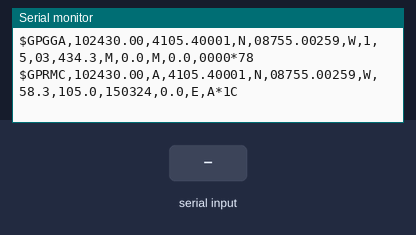
Bench run of a sketch on a simulated Teensy 3. Shown: the last lines printed to the serial monitor. The test bench sets the inputs (shaded band). The local clock reads 2024-03-15 10:24:30 at power-on unless the sketch sets it.

Above: at 1.3 s.
1.4 s: "90,45\n" received over Serial
At 2.2 s:
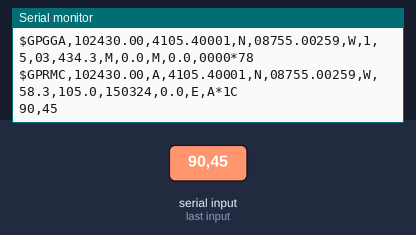
2.9 s: "5\n" received over Serial
At 3.4 s:
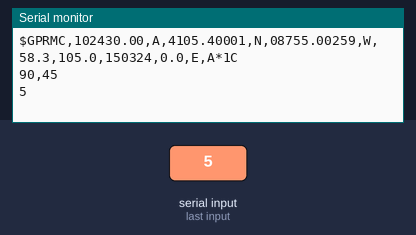

Measured:
- after the input at 1.4 s, the serial monitor: prints a new line at once (image 1)
- after the input at 2.9 s, the serial monitor: prints a new line at once (image 2)

The sketch:

SimpleGPSEmu.ino
```cpp
/*
 * SimpleGPSEmu - GPS NMEA source emulator produces GGA and RMC
 * sentences.
 */

 /*
  * Syncing to the PC only works if Teensy is programmed. If it is
  * powered down it will come back up at approximately the time it
  * was powered down.
  *
  */

#include <MsTimer2.h>
#include <TimeLib.h>
/*
 * $GPGGA,105506.00,4104.90288,N,08753.60184,W,1,5,03,1154.3,M,0.0,M,0.0,0000*45
 * $GPGGA,hhmmss.ss,llll.lllll,a,nnnnn.nnnnn,b,t,uu,v.v,w.w,M,x.x,M,y.y,zzzz*hh <CR><LF>
 * $GPRMC,105506.00,A,4104.90288,N,08753.60184,W,58.32,105.0,141017,0.0,E,A*22
 * $GPRMC,hhmmss.ss,A,llll.lllll,a,yyyyy.yyyyy,a,x.x,x.x,xxxxxx,x.x,a,i*hh<CR><LF>
 */

// Koerner Aviation coordinates:
const float startLat = 41.09; // degrees
const float startLon = -87.9167100; // degrees
const float startAlt = 434.3; // m

const float vAscent = 6; // m/sec
const float vDescent = -10; // m/sec
const float altBurst = 3e4; // m
const int tUpdate = 10; // seconds
const int speedup = 1;

const float earth_radius = 6.7E6; // m
const float latScale = 1.124E5; // m/deg
const float knots2mps = 0.51444444444;
const float ft2m = 0.3048;
const float deg2rad = 3.1415927 / 180.0;

boolean isBurst;
byte inByte;
char inChar;
boolean timesUp;
float vWind = 30; // m/sec
float vWindAngle = 105; // 0-360 deg east of north => tan( vx/vy )
float vx, vy, vz; // x=>lon, y=>lat, z=>alt
float position1[3] = {startLon, startLat, startAlt};
float position2[3] = {startLon, startLat, startAlt};
String inStr;
unsigned long timeNow, timeLast;

void setup() {
  MsTimer2::set( round( 1000.0 * tUpdate / ( 1.0 * speedup) ), sendString );
  // set the Time library to use Teensy 3.0's RTC to keep time
  setSyncProvider( getTeensy3Time );
  Serial1.begin(4800);
  Serial.begin(9600);
  delay( 100 );

  // Sync to PC time
  if (Serial.available()) {
    time_t t = processSyncMessage();
    if (t != 0) {
      Teensy3Clock.set(t); // set the RTC
      setTime(t);
    }
  }
  timeLast = millis();
  vx = vWind * sin( vWindAngle * deg2rad );
  vy = vWind * cos( vWindAngle * deg2rad );
  vz = vAscent;
  Serial.println( nmeaGgaString() );
  Serial.println( nmeaRmcString() );
  timesUp = false;
  isBurst = false;
  MsTimer2::start();
}

void loop() {

  if ( Serial.available() > 0 ) {

    inChar = (char)Serial.read();

    // Check for a CTRL-<x> and loop back something readable
    // unless it's a CR BS or LF.
    // If CR add a LF in case the terminal isn't sending them.
    // If LF (^J), put it through.
    // If BS, erase the character

    if (inChar == '\r') { //Terminal sent a CR, add LF

      Serial.write( '\n' );Serial.write( inChar );
      inStr = "";

     } else if ( inChar == '\n' ) { //Line Feed only, send it.

      Serial.write( inChar );
      inStr += inChar;

    } else if ( (byte)inChar == (char)0x08 ) { // BS, erase the char.

      Serial.write( inChar );Serial.write( '\x20' );Serial.write( inChar );
      inStr = inStr.substring( 0, inStr.length() - 1 );

    } else if ( (byte)inChar < 0x20 ) {

      inChar = (char)((byte)inChar + 0x40);
      Serial.write( '^' );Serial.write( inChar );
      inStr += '^';inStr += inChar;

    } else {

      Serial.write( inChar );
      inStr += inChar;

    }

    Serial.flush();

  }

  if ( timesUp ) {
    updatePosition();
    Serial.println( nmeaGgaString() );
    Serial1.println( nmeaGgaString() );
    Serial.println( nmeaRmcString() );
    Serial1.println( nmeaRmcString() );
    timesUp = false;
  }

  if ( !isBurst && position1[2] > altBurst ) {
    vz = vDescent;
    isBurst = true;
  }

  if ( isBurst && position1[2] < startAlt ) {
    vx = 0.0;
    vy = 0.0;
    vz = 0.0;
  }

}

time_t getTeensy3Time()
{
  return Teensy3Clock.get();
}

String nmeaGgaString() {
  String tmpStr = "GPGGA," +
                  timeToNmeaString( now() ) + "," +
                  latToNmeaString( position1[1] ) + "," +
                  lonToNmeaString( position1[0] ) + "," + "1,5,03," +
                  altToNmeaString( position1[2] ) + ",M,0.0,M,0.0,0000";

  return  '$' + tmpStr + '*' + checkStr( tmpStr );
}

String nmeaRmcString() {

  String tmpStr = "GPRMC," +
                  timeToNmeaString( now() ) + ",A," +
                  latToNmeaString( position1[1] ) + ',' +
                  lonToNmeaString( position1[0] ) + ',' +
                  gndSpeedToNmeaString( vx, vy ) + ',' +
                  headingToNmeaString( vx, vy ) + ',' +
                  dateToNmeaString( now() ) + ",0.0,E,A";

  return  '$' + tmpStr + '*' + checkStr( tmpStr );
}

String timeToNmeaString( time_t t ) {
  String tmpStr = "";
  int hr = hour(t);
  if ( hr < 10 ) tmpStr += '0';
  tmpStr += String( hr );
  int min = minute(t);
  if ( min < 10 ) tmpStr += '0';
  tmpStr += String( min );
  float sec = (float)( second(t) * 100 ) / 100.0;
  if ( sec < 10 ) tmpStr += "0";
  tmpStr += String( sec );
  return tmpStr;
}

String dateToNmeaString( time_t t ) {
  return zeroPad( String( day(t) ), 2 ) +
         zeroPad( String( month(t) ), 2 ) +
         String( year(t) ).substring( 2 );
}

String latToNmeaString( float lat ) {
  char dir = 'N';
  if ( lat < 0.0 ) {
    dir = 'S';
    lat *= -1.0;
  }
  float mins = 60.0 * ( lat - floor( lat ) );
  int deg = floor( lat );
  return  zeroPad( String( deg ), 2 ) +
          zeroPad( String( (int)floor( mins ) ), 2 ) +
          zeroFill( String( mins - floor( mins ), 5 ).substring( 1 ), 6 ) +
          ',' + dir;
}

String lonToNmeaString( float lon ) {
  char dir = 'E';
  if ( lon < 0.0 ) {
    dir = 'W';
    lon *= -1.0;
  }
  float mins = 60.0 * ( lon - floor( lon ) );
  int deg = floor( lon );
  return  zeroPad( String( deg ), 3 ) +
          zeroPad( String( (int)floor( mins ) ), 2 ) +
          zeroFill( String( mins - floor( mins ), 5 ).substring( 1 ), 6 ) +
          ',' + dir;
}

String altToNmeaString( float alt ) {
  return String( round( 10 * alt ) / 10.0, 1 );
}

String gndSpeedToNmeaString( float velx, float vely ) {
  return String( sqrt( velx*velx + vely*vely ) / knots2mps, 1 );
}

String headingToNmeaString( float velx, float vely ) {
  float angle = ( atan2( velx, vely ) ) / deg2rad;
  if ( angle < 0 ) angle += 180.0;
  return String( angle, 1 );
}

void updatePosition( ) {
  timeNow = millis();
  float deltaT = speedup * ( timeNow - timeLast ) / 1000.0;
  timeLast = timeNow;
  addToLatLonAlt( deltaT * vy, deltaT * vx, deltaT * vz );
}

void addToLatLonAlt( float dy, float dx, float dz ) {
  position1[0] += dx * cos( position1[1] * deg2rad ) / latScale;
  position1[1] += dy / latScale;
  position1[2] += dz;
}

String zeroPad( String str, int strLen ) {
  int len = str.length();
  for ( int i = 0 ; i < strLen - len ; i++ ) {
    str = '0' + str;
  }
  return str;
}

String zeroFill( String str, int strLen ) {
  int len = str.length();
  for ( int i = 0 ; i < strLen - len ; i++ ) {
    str = str + '0';
  }
  return str;
}
void sendString() {
  timesUp = true;
}

String checkStr( String str ) {

  char buf[80]; // Max length of NMEA excl. '$',CR,LF = 79, + null
  str.toCharArray(buf, 80);
  byte check = 0x00;
  for ( int i = 0 ; i < str.length() ; i++ ) {
    check ^= (byte)buf[i];
  }
  String chkStr = String( check, HEX );
  if ( check < 0x10 ) {
    chkStr = '0' + chkStr;
  }
  chkStr.toUpperCase();
  return chkStr;
}

/*  code to process time sync messages from the serial port   */
#define TIME_HEADER  "T"   // Header tag for serial time sync message

unsigned long processSyncMessage() {
  unsigned long pctime = 0L;
  const unsigned long DEFAULT_TIME = 1357041600; // Jan 1 2013

  if(Serial.find(TIME_HEADER)) {
     pctime = Serial.parseInt();
     return pctime;
     if( pctime < DEFAULT_TIME) { // check the value is a valid time (greater than Jan 1 2013)
       pctime = 0L; // return 0 to indicate that the time is not valid
     }
  }
  return pctime;
}
```
